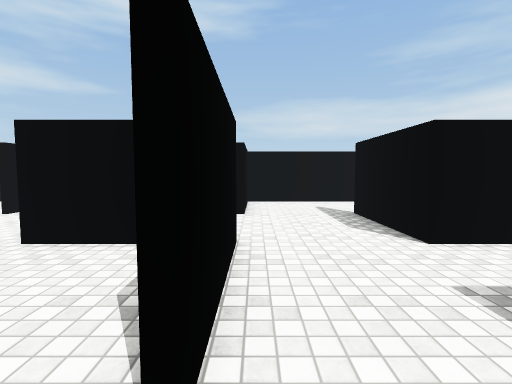
[1] (above)

24 first-person views from a walk through a Unity game level. The camera is 1.4 m above the floor, tilts 4° down and sees 85° across. The floor is counted in squares, 1 m on a side. Each view is taken from the middle of a square. On the plan, view 1 faces up. The plan holds only what a view shows up to about 14 squares ahead; the rest is blank. The place goes on beyond the plan. The player character is not drawn. Some animated figures are not drawn. Some surface patterns are stand-ins.

[2]
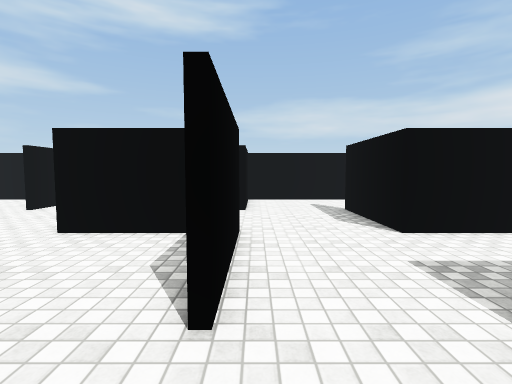

[3]
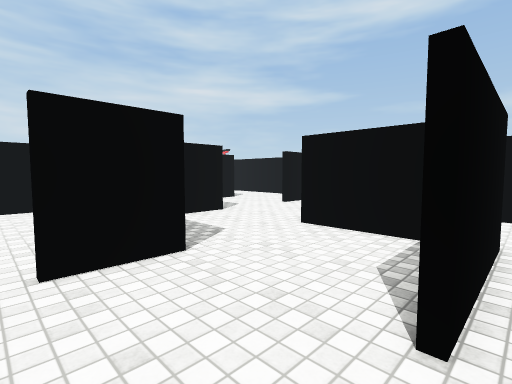

[4]
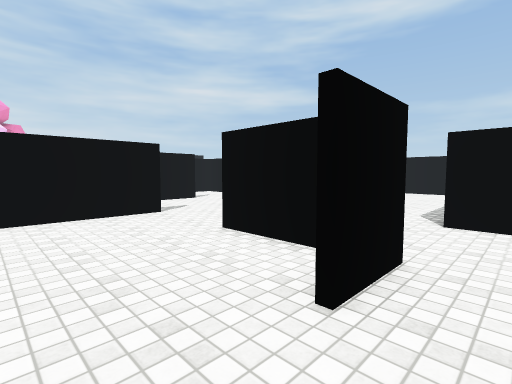

[5]
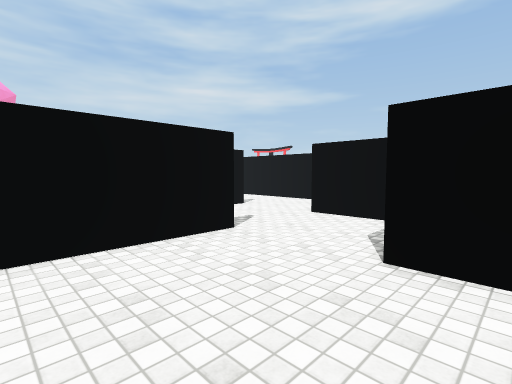

[6]
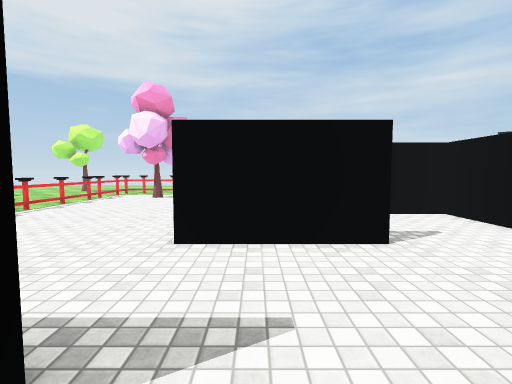

[7]
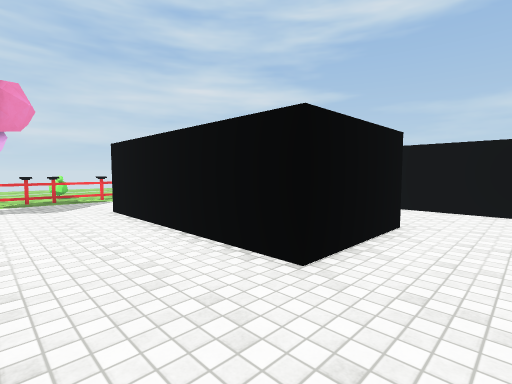

[8]
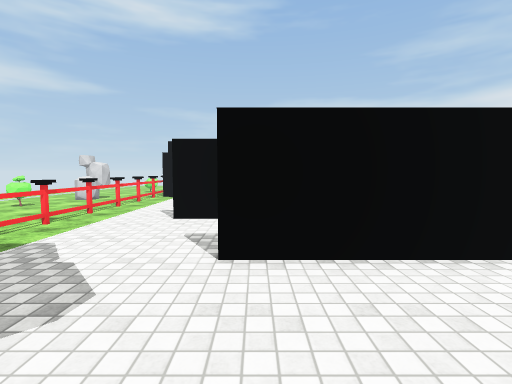

[9]
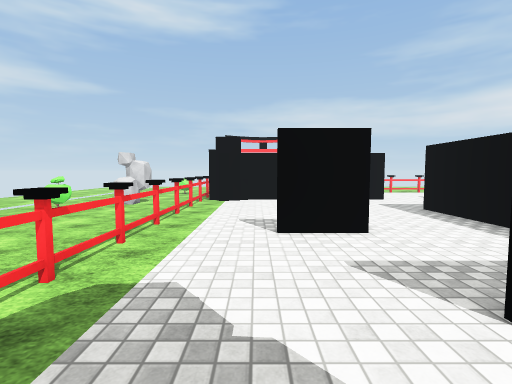

[10]
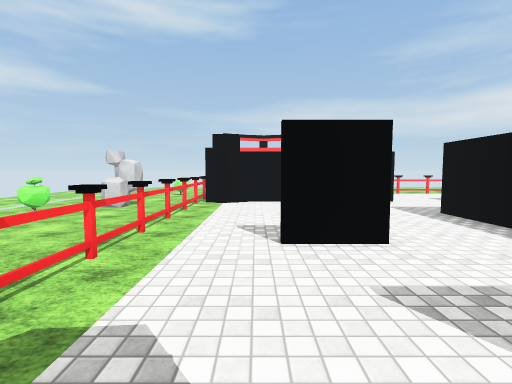

[11]
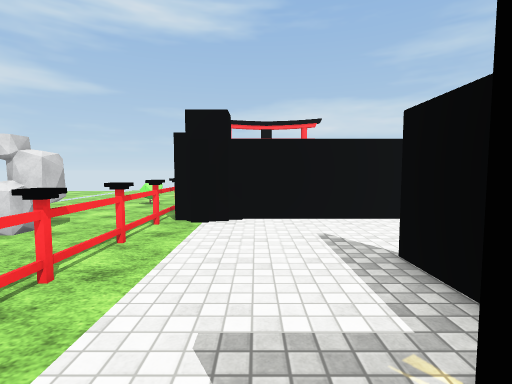

[12]
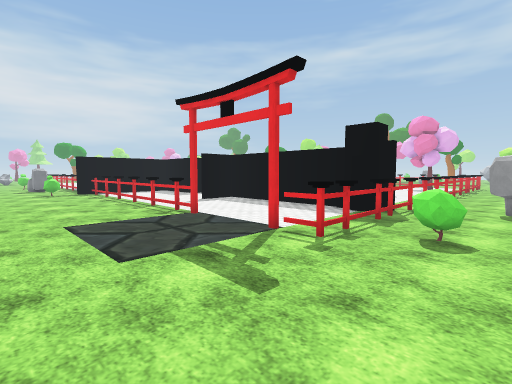

[13]
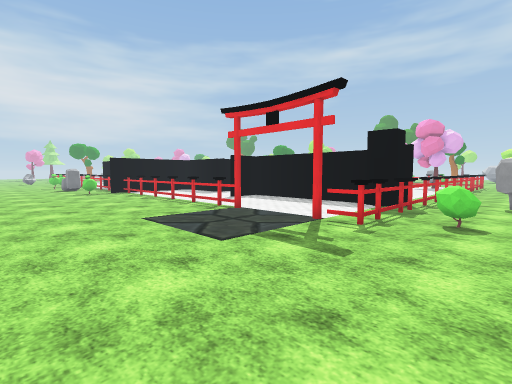

[14]
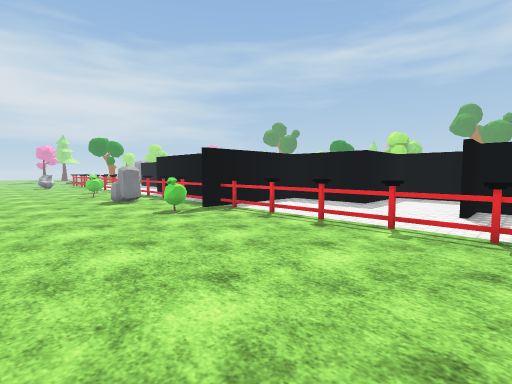

[15]
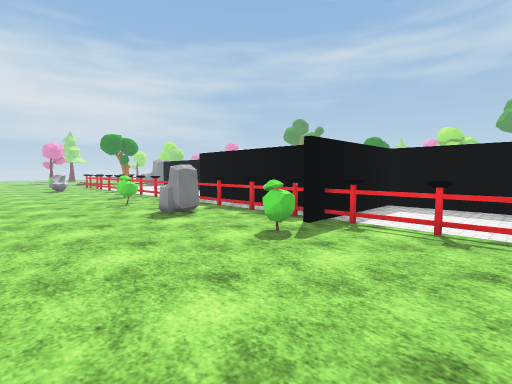

[16]
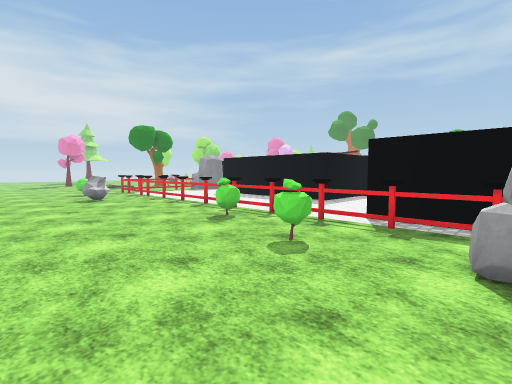

[17]
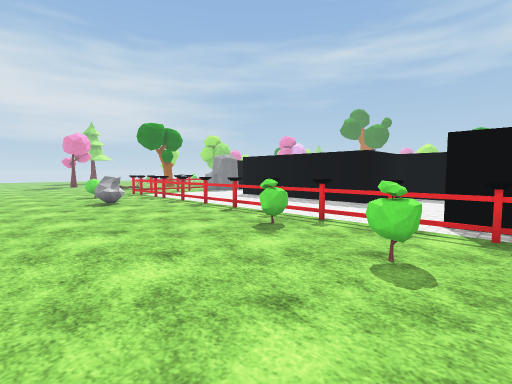

[18]
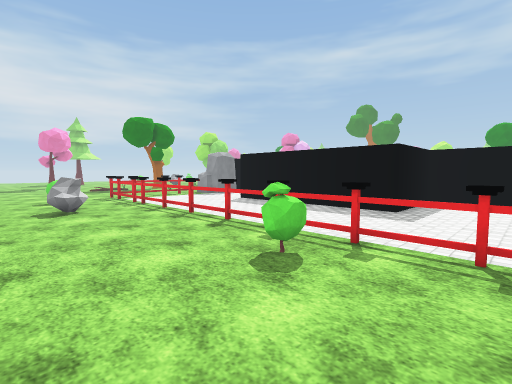

[19]
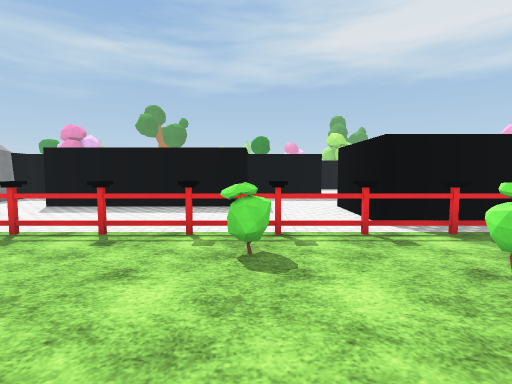

[20]
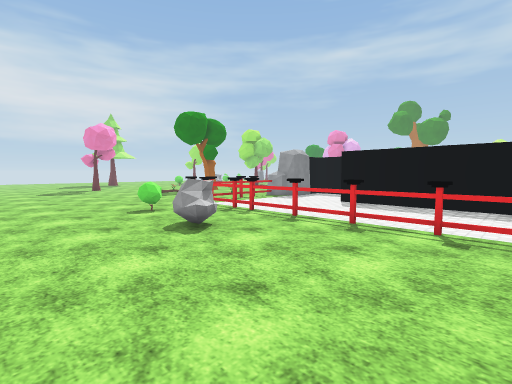

[21]
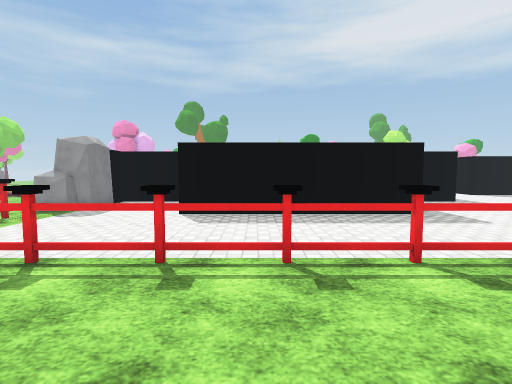

[22]
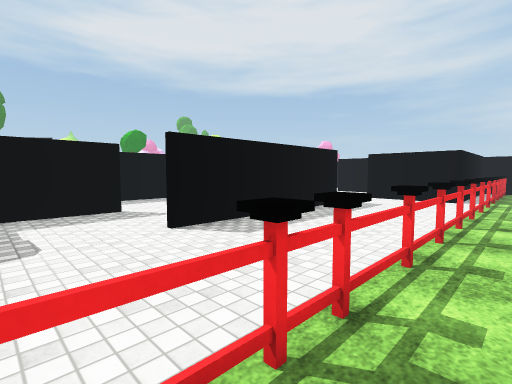

[23]
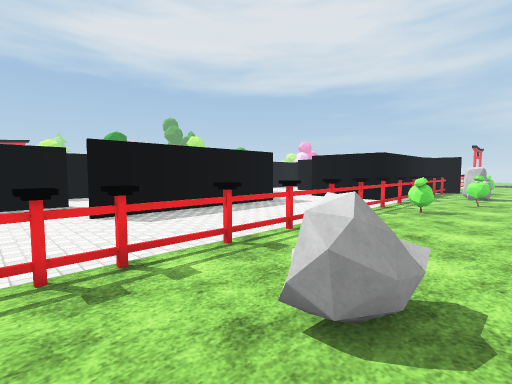

[24]
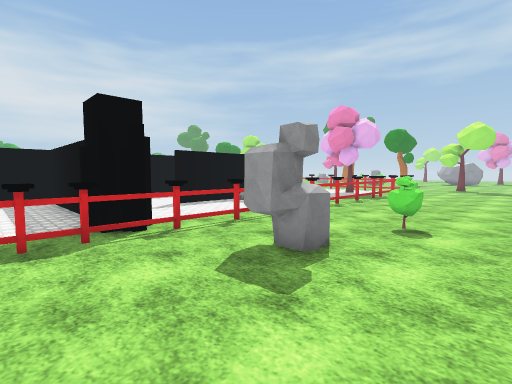

### Floor plan
Points are (right, up) in squares from view 1. A wall is a line through its corners. A room is listed if a view was taken in it or the views show most of it. See-through windows are left out.
Room 1 (views 1, 2, 3, 4, 5, 6, 7, 8, 9, 10, 11, 12, 13, 14, 15, 16, 17, 18, 19, 20, 21, 22, 23, 24)
walls: (-14.4, 9.4) (-20.4, 9.4) (-20.4, 7.5); (-16.6, 11.5) (-16.6, 13.6) (-12.6, 13.6) (-12.6, 18.6); (-8.4, 10.8) (-8.4, 9.4); (-11.1, 17.6) (-4.4, 17.6) (-4.4, 13.4); (-19.5, 9.6) (-18.5, 9.6); (-16.4, 5.6) (-16.4, 3); (-10, 5.4) (-12.6, 5.4); (-8.4, 5.6) (-8.4, 3.9); (-4.6, 9.6) (-0.6, 9.6) (-0.6, 13.6) (7.6, 13.6); (-22.6, 13.4) (-27.9, 13.4); (-20.6, 5.9) (-20.6, 9.6); (-12.4, 1.6) (-12.4, -2.6); (-18.4, 1.4) (-24.6, 1.4); (-24.6, 7.5) (-24.6, 9.6); (-6.4, 1.4) (-8.6, 1.4); (-0.4, 12.6) (-0.4, 10.1); (-24.4, 5.4) (-26.5, 5.4); (-1.5, 5.4) (-4.6, 5.4); (-0.4, 5.6) (-0.4, 4.5); (-27.4, 13.2) (-27.9, 13.2); (-27.6, 13.6) (-20.6, 13.6) (-20.6, 15.5); (-27.8, 13) (-28.4, 13); (-28.1, 12.7) (-28.9, 12.7); (-28.6, 14.2) (-28.1, 14.2); (-28.8, 13) (-29.4, 13) (-29.4, 13.5); (-29, 13.5) (-29, 14) (-28.5, 14); (4.8, 13.4) (-0.4, 13.4); (5.5, 5.6) (6, 5.6); (6, 5.4) (3.4, 5.4) (3.4, 9.6); (7.4, 9.6) (11.4, 9.6)
objects: bush (-34, 8) to (-33, 9); rock (-33, 11) to (-32, 12); other object (-32, 1) to (-31, 1); bush (-32, 17) to (-31, 18); fence (-30, -1) to (-30, 0); fence (-30, 1) to (-30, 3); fence (-30, 4) to (-30, 7); fence (-30, 8) to (-30, 11); fence (-30, 12) to (-30, 15); fence (-30, 16) to (-30, 17); fence (-30, 18) to (-29, 19); tree (-27, -3) to (-27, -2); fence (-24, 19) to (-21, 19); fence (-20, 19) to (-17, 19); fence (-16, 19) to (-13, 19); bush (-13, 21) to (-12, 21); fence (-12, 19) to (-11, 19); fence (-10, 19) to (-7, 19); rock (-8, 20) to (-8, 21); fence (-6, 19) to (-3, 19); bush (-5, 21) to (-4, 22); fence (-2, 19) to (1, 19); bush (-1, 20); fence (2, 19) to (5, 19); fence (6, 19) to (8, 19); rock (7, 21) to (8, 22); fence (9, 19) to (11, 19); other object (11, 11) to (11, 12); bush (11, 21) to (11, 22)

Where each view was taken, in squares from view 1:
view 1: 0 up, 0 right, facing up
view 2: 1 down, 0 right, facing up
view 3: 1 down, 0 right, facing up-left
view 4: 3 down, 3 left, facing up-left
view 5: 3 down, 7 left, facing up-left
view 6: 3 up, 11 left, facing left
view 7: 2 down, 14 left, facing up-left
view 8: 3 down, 24 left, facing up
view 9: 1 down, 27 left, facing up
view 10: 0 up, 27 left, facing up
view 11: 5 up, 27 left, facing up
view 12: 24 up, 33 left, facing down-right
view 13: 26 up, 33 left, facing down-right
view 14: 26 up, 22 left, facing down-right
view 15: 26 up, 17 left, facing down-right
view 16: 26 up, 8 left, facing down-right
view 17: 26 up, 6 left, facing down-right
view 18: 24 up, 4 left, facing down-right
view 19: 25 up, 1 left, facing down
view 20: 26 up, 1 right, facing down-right
view 21: 23 up, 5 right, facing down
view 22: 20 up, 11 right, facing down-left
view 23: 23 up, 10 right, facing down-left
view 24: 16 up, 36 left, facing down-right
